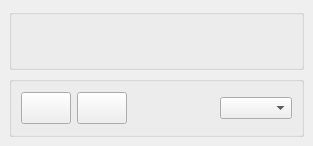
<?xml version="1.0" encoding="UTF-8"?>
<ui version="4.0">
 <class>Gps_Map_DockWidget</class>
 <widget class="QDockWidget" name="Gps_Map_DockWidget">
  <property name="geometry">
   <rect>
    <x>0</x>
    <y>0</y>
    <width>313</width>
    <height>146</height>
   </rect>
  </property>
  <property name="windowTitle">
   <string>Gps Map</string>
  </property>
  <widget class="QWidget" name="Gps_Map_dockWidgetContents">
   <layout class="QGridLayout" name="Gps_Map_dockWidgetContents_gridLayout">
    <item row="0" column="0">
     <widget class="QGroupBox" name="Map_groupBox">
      <property name="statusTip">
       <string>Map Group Box : Displays The Gps Map.</string>
      </property>
      <property name="title">
       <string/>
      </property>
      <layout class="QGridLayout" name="Map_groupBox_gridLayout"/>
     </widget>
    </item>
    <item row="1" column="0">
     <widget class="QGroupBox" name="Options_groupBox">
      <property name="title">
       <string/>
      </property>
      <layout class="QGridLayout" name="gridLayout">
       <item row="1" column="3">
        <widget class="QComboBox" name="Map_Type_comboBox">
         <property name="statusTip">
          <string>Map Type ComboBox : Gps Map Display Type.</string>
         </property>
        </widget>
       </item>
       <item row="1" column="2">
        <spacer name="Options_horizontalSpacer">
         <property name="orientation">
          <enum>Qt::Horizontal</enum>
         </property>
         <property name="sizeHint" stdset="0">
          <size>
           <width>40</width>
           <height>20</height>
          </size>
         </property>
        </spacer>
       </item>
       <item row="1" column="0">
        <widget class="QPushButton" name="Zoom_In_pushButton">
         <property name="minimumSize">
          <size>
           <width>50</width>
           <height>32</height>
          </size>
         </property>
         <property name="maximumSize">
          <size>
           <width>50</width>
           <height>32</height>
          </size>
         </property>
         <property name="statusTip">
          <string>Zoom In Push Button : Zoom Into The Gps Map.</string>
         </property>
         <property name="text">
          <string/>
         </property>
        </widget>
       </item>
       <item row="1" column="1">
        <widget class="QPushButton" name="Zoom_Out_pushButton">
         <property name="minimumSize">
          <size>
           <width>50</width>
           <height>32</height>
          </size>
         </property>
         <property name="maximumSize">
          <size>
           <width>50</width>
           <height>32</height>
          </size>
         </property>
         <property name="statusTip">
          <string>Zoom Out Push Button : Zoom Out Of The Gps Map.</string>
         </property>
         <property name="text">
          <string/>
         </property>
        </widget>
       </item>
      </layout>
     </widget>
    </item>
   </layout>
  </widget>
 </widget>
 <resources/>
 <connections/>
</ui>
